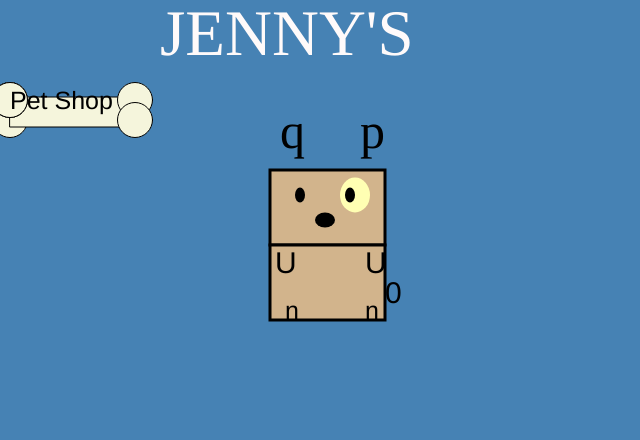
Frame 1 (no input)
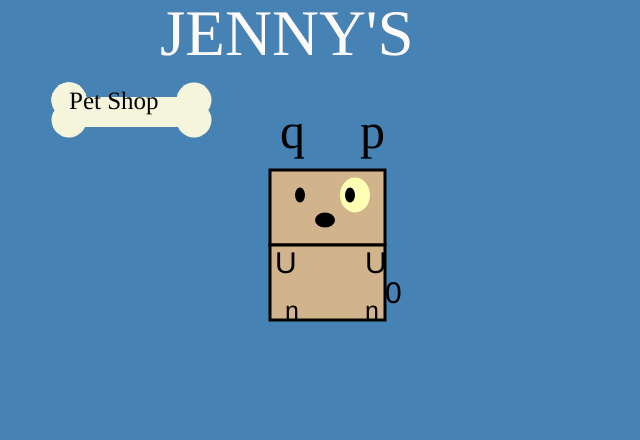
Frame 60 (no input)
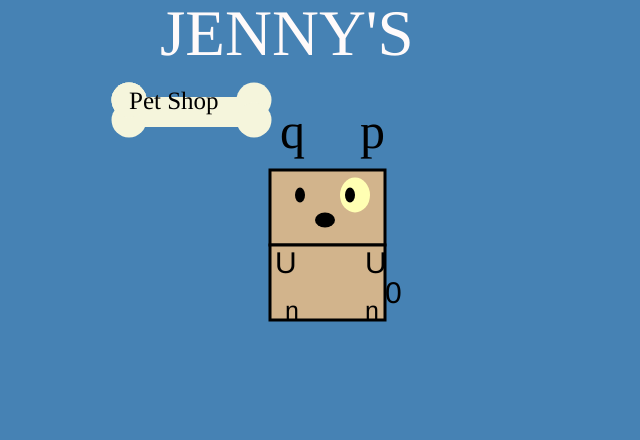
Frame 120 (the mouse pressed at the canvas centre since frame 60)

The p5.js sketch that drew these frames (run headless with seeded random() and noise() and a simulated clock; from frame 60 on, the mouse is pressed at the canvas centre):

// p5.js sketch
// ── sketch.js
var x = 10;
var speed;

function setup() { 
	createCanvas(640, 440);

}
function draw() {
    	if (mouseIsPressed) {
        }
	background("SteelBlue");
    
    fill("beige");
    ellipse(x, 120, 35, 35);
    rect(x,97,115,30);
    ellipse(x, 100, 35, 35);
    ellipse(x, 100, 35, 35);
    ellipse(x, 100, 35, 35);
    ellipse(x+125, 100, 35, 35);
    ellipse(x+125, 120, 35, 35);



    textSize(25);
    fill("black");
	text("Pet Shop", x, 90,200,200);


   x += 1;

  if (x >= width) {
    x = 0;
    }
    
   


    var name = "JENNY'S"
    var textheight = 100;
    var boxtext = textFont("Chalkboard");
    var dogcolor = color("tan");
    var dogear = "p";
    var dogear2 = "q";
    var doghand = "U";
    var dogfeet = "n";
    var dot = 405;
    var dogtail = "0";
    var dogx = 270;
    var dogeyey = 195;
    var dogeary = 110;
    var doghandy = 250;
    var dogfeety = 300;
    var hi = color(0,0,0);
    var ellipseheight = 15;
    var ellipsewidth = 10;
    var bodyheight = 75;
    var bodywidth = 115;
    

    //DOG//
    //BODY//
    fill(dogcolor)
    stroke(hi)
    strokeWeight(3);
    rect(dogx,170,bodywidth,bodyheight);
    rect(dogx,245,bodywidth,bodyheight);
    //EYES//
    noStroke();
    fill(255,255,179)
    ellipse(355,195,30,35);
    fill(hi)
    noStroke();
    ellipse(300,dogeyey,ellipsewidth,ellipseheight);
    ellipse(350,dogeyey,ellipsewidth,ellipseheight);
    //NOSE//
    fill(hi)
    noStroke();
    ellipse(325,220,20,ellipseheight);
    //EAR//
    textSize(50);
	fill(hi);
    strokeWeight(0.5);
    textFont(boxtext);
	text(dogear,360,dogeary,width,height);
    text(dogear2,280,dogeary,width,height)
    //HAND//
    textSize(30);
    textFont("Helvetica");
	text(doghand,365,doghandy,width,height);
    text(doghand,275,doghandy,width,height);
    //FEET//
    textSize(25);
	text(dogfeet,365,dogfeety,width,height);
    text(dogfeet,285,dogfeety,width,height);
    //TAIL//
    textSize(30);
    text(dogtail,385,280,width,height);
    // END OF DOG //
    
    //NAME//
    textSize(65);
	fill("snow");
	noStroke();
	textFont("Comic Sans MS");
	text(name,160,5, 20,textheight);
    // END OF NAME //
    


   
}
// ── style.css
body{ 
    background-color:#AAB6C4;
}

h1,h2{color:#181842;
            text-align: center;
            font-size: 40px; 
            font-family:'Nixie One', cursive;
        }
a{color:#ffffff;
font-family:'Nixie One', cursive;}
